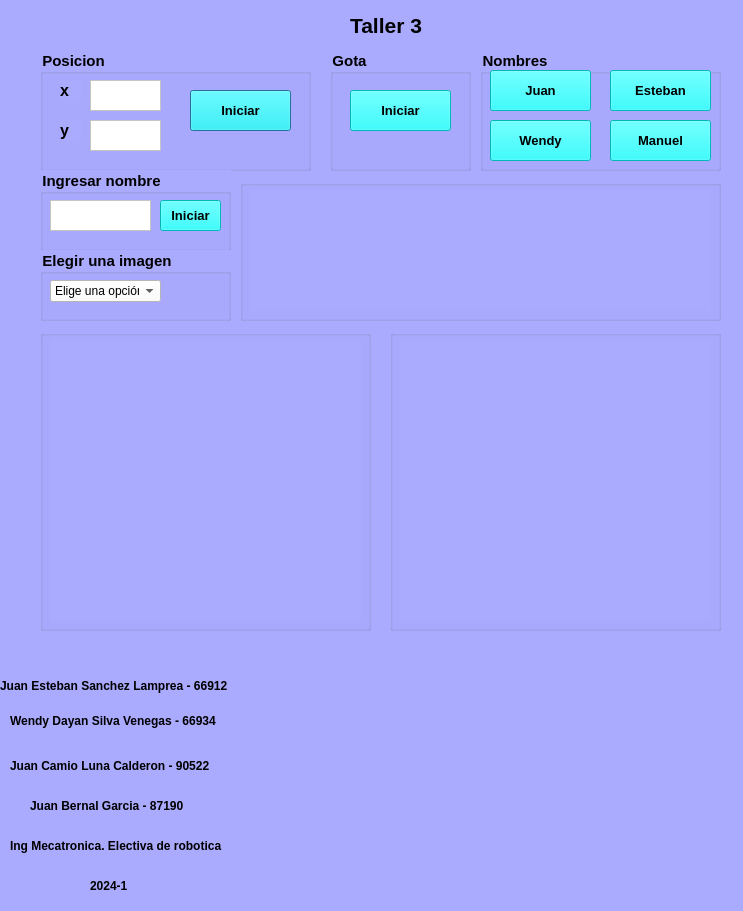
<?xml version="1.0" encoding="UTF-8"?>
<ui version="4.0">
 <class>Dialog</class>
 <widget class="QDialog" name="Dialog">
  <property name="geometry">
   <rect>
    <x>0</x>
    <y>0</y>
    <width>743</width>
    <height>911</height>
   </rect>
  </property>
  <property name="windowTitle">
   <string>Dialog</string>
  </property>
  <property name="styleSheet">
   <string notr="true">background-color: rgb(170, 170, 255);</string>
  </property>
  <widget class="QLabel" name="label">
   <property name="geometry">
    <rect>
     <x>350</x>
     <y>10</y>
     <width>81</width>
     <height>31</height>
    </rect>
   </property>
   <property name="font">
    <font>
     <pointsize>16</pointsize>
     <weight>75</weight>
     <bold>true</bold>
    </font>
   </property>
   <property name="text">
    <string>Taller 3</string>
   </property>
  </widget>
  <widget class="QLabel" name="label_6">
   <property name="geometry">
    <rect>
     <x>0</x>
     <y>660</y>
     <width>291</width>
     <height>51</height>
    </rect>
   </property>
   <property name="font">
    <font>
     <pointsize>9</pointsize>
     <weight>75</weight>
     <bold>true</bold>
    </font>
   </property>
   <property name="text">
    <string>Juan Esteban Sanchez Lamprea - 66912</string>
   </property>
   <property name="margin">
    <number>15</number>
   </property>
  </widget>
  <widget class="QLabel" name="label_10">
   <property name="geometry">
    <rect>
     <x>90</x>
     <y>860</y>
     <width>81</width>
     <height>51</height>
    </rect>
   </property>
   <property name="font">
    <font>
     <pointsize>9</pointsize>
     <weight>75</weight>
     <bold>true</bold>
    </font>
   </property>
   <property name="text">
    <string>2024-1</string>
   </property>
   <property name="margin">
    <number>15</number>
   </property>
  </widget>
  <widget class="QLabel" name="label_8">
   <property name="geometry">
    <rect>
     <x>30</x>
     <y>780</y>
     <width>291</width>
     <height>51</height>
    </rect>
   </property>
   <property name="font">
    <font>
     <pointsize>9</pointsize>
     <weight>75</weight>
     <bold>true</bold>
    </font>
   </property>
   <property name="text">
    <string>Juan Bernal Garcia - 87190</string>
   </property>
   <property name="margin">
    <number>15</number>
   </property>
  </widget>
  <widget class="QLabel" name="Logo">
   <property name="geometry">
    <rect>
     <x>280</x>
     <y>650</y>
     <width>431</width>
     <height>231</height>
    </rect>
   </property>
   <property name="text">
    <string/>
   </property>
  </widget>
  <widget class="QLabel" name="label_7">
   <property name="geometry">
    <rect>
     <x>10</x>
     <y>740</y>
     <width>291</width>
     <height>51</height>
    </rect>
   </property>
   <property name="font">
    <font>
     <pointsize>9</pointsize>
     <weight>75</weight>
     <bold>true</bold>
    </font>
   </property>
   <property name="text">
    <string>Juan Camio Luna Calderon - 90522</string>
   </property>
   <property name="margin">
    <number>15</number>
   </property>
  </widget>
  <widget class="QLabel" name="label_9">
   <property name="geometry">
    <rect>
     <x>10</x>
     <y>820</y>
     <width>291</width>
     <height>51</height>
    </rect>
   </property>
   <property name="font">
    <font>
     <pointsize>9</pointsize>
     <weight>75</weight>
     <bold>true</bold>
    </font>
   </property>
   <property name="text">
    <string>Ing Mecatronica. Electiva de robotica</string>
   </property>
   <property name="margin">
    <number>15</number>
   </property>
  </widget>
  <widget class="QLabel" name="label_4">
   <property name="geometry">
    <rect>
     <x>10</x>
     <y>700</y>
     <width>261</width>
     <height>41</height>
    </rect>
   </property>
   <property name="font">
    <font>
     <pointsize>9</pointsize>
     <weight>75</weight>
     <bold>true</bold>
    </font>
   </property>
   <property name="text">
    <string>Wendy Dayan Silva Venegas - 66934</string>
   </property>
   <property name="margin">
    <number>15</number>
   </property>
  </widget>
  <widget class="QGroupBox" name="groupBox_2">
   <property name="geometry">
    <rect>
     <x>40</x>
     <y>50</y>
     <width>271</width>
     <height>121</height>
    </rect>
   </property>
   <property name="font">
    <font>
     <pointsize>11</pointsize>
     <weight>75</weight>
     <bold>true</bold>
    </font>
   </property>
   <property name="title">
    <string>Posicion</string>
   </property>
   <widget class="QTextEdit" name="Eje_X">
    <property name="geometry">
     <rect>
      <x>50</x>
      <y>30</y>
      <width>71</width>
      <height>31</height>
     </rect>
    </property>
    <property name="styleSheet">
     <string notr="true">background-color: rgb(255, 255, 255);</string>
    </property>
   </widget>
   <widget class="QTextEdit" name="Eje_Y">
    <property name="geometry">
     <rect>
      <x>50</x>
      <y>70</y>
      <width>71</width>
      <height>31</height>
     </rect>
    </property>
    <property name="styleSheet">
     <string notr="true">background-color: rgb(255, 255, 255);</string>
    </property>
   </widget>
   <widget class="QLabel" name="label_11">
    <property name="geometry">
     <rect>
      <x>20</x>
      <y>30</y>
      <width>21</width>
      <height>21</height>
     </rect>
    </property>
    <property name="font">
     <font>
      <pointsize>12</pointsize>
      <weight>75</weight>
      <bold>true</bold>
     </font>
    </property>
    <property name="text">
     <string>x</string>
    </property>
   </widget>
   <widget class="QLabel" name="label_12">
    <property name="geometry">
     <rect>
      <x>20</x>
      <y>70</y>
      <width>21</width>
      <height>21</height>
     </rect>
    </property>
    <property name="font">
     <font>
      <pointsize>12</pointsize>
      <weight>75</weight>
      <bold>true</bold>
     </font>
    </property>
    <property name="text">
     <string>y</string>
    </property>
   </widget>
   <widget class="QPushButton" name="Bot_Posicion">
    <property name="geometry">
     <rect>
      <x>150</x>
      <y>40</y>
      <width>101</width>
      <height>41</height>
     </rect>
    </property>
    <property name="font">
     <font>
      <pointsize>10</pointsize>
      <weight>75</weight>
      <bold>true</bold>
     </font>
    </property>
    <property name="styleSheet">
     <string notr="true">background-color: rgb(0, 255, 255);</string>
    </property>
    <property name="text">
     <string>Iniciar</string>
    </property>
   </widget>
  </widget>
  <widget class="QGroupBox" name="groupBox_3">
   <property name="geometry">
    <rect>
     <x>330</x>
     <y>50</y>
     <width>141</width>
     <height>121</height>
    </rect>
   </property>
   <property name="font">
    <font>
     <pointsize>11</pointsize>
     <weight>75</weight>
     <bold>true</bold>
    </font>
   </property>
   <property name="title">
    <string>Gota</string>
   </property>
   <widget class="QPushButton" name="Gota">
    <property name="geometry">
     <rect>
      <x>20</x>
      <y>40</y>
      <width>101</width>
      <height>41</height>
     </rect>
    </property>
    <property name="font">
     <font>
      <pointsize>10</pointsize>
      <weight>75</weight>
      <bold>true</bold>
     </font>
    </property>
    <property name="styleSheet">
     <string notr="true">background-color: rgb(0, 255, 255);</string>
    </property>
    <property name="text">
     <string>Iniciar</string>
    </property>
   </widget>
  </widget>
  <widget class="QGroupBox" name="groupBox_4">
   <property name="geometry">
    <rect>
     <x>480</x>
     <y>50</y>
     <width>241</width>
     <height>121</height>
    </rect>
   </property>
   <property name="font">
    <font>
     <pointsize>11</pointsize>
     <weight>75</weight>
     <bold>true</bold>
    </font>
   </property>
   <property name="title">
    <string>Nombres</string>
   </property>
   <widget class="QPushButton" name="Juan">
    <property name="geometry">
     <rect>
      <x>10</x>
      <y>20</y>
      <width>101</width>
      <height>41</height>
     </rect>
    </property>
    <property name="font">
     <font>
      <pointsize>10</pointsize>
      <weight>75</weight>
      <bold>true</bold>
     </font>
    </property>
    <property name="styleSheet">
     <string notr="true">background-color: rgb(0, 255, 255);</string>
    </property>
    <property name="text">
     <string>Juan</string>
    </property>
   </widget>
   <widget class="QPushButton" name="Wendy">
    <property name="geometry">
     <rect>
      <x>10</x>
      <y>70</y>
      <width>101</width>
      <height>41</height>
     </rect>
    </property>
    <property name="font">
     <font>
      <pointsize>10</pointsize>
      <weight>75</weight>
      <bold>true</bold>
     </font>
    </property>
    <property name="styleSheet">
     <string notr="true">background-color: rgb(0, 255, 255);</string>
    </property>
    <property name="text">
     <string>Wendy</string>
    </property>
   </widget>
   <widget class="QPushButton" name="Esteban">
    <property name="geometry">
     <rect>
      <x>130</x>
      <y>20</y>
      <width>101</width>
      <height>41</height>
     </rect>
    </property>
    <property name="font">
     <font>
      <pointsize>10</pointsize>
      <weight>75</weight>
      <bold>true</bold>
     </font>
    </property>
    <property name="styleSheet">
     <string notr="true">background-color: rgb(0, 255, 255);</string>
    </property>
    <property name="text">
     <string>Esteban</string>
    </property>
   </widget>
   <widget class="QPushButton" name="Manuel">
    <property name="geometry">
     <rect>
      <x>130</x>
      <y>70</y>
      <width>101</width>
      <height>41</height>
     </rect>
    </property>
    <property name="font">
     <font>
      <pointsize>10</pointsize>
      <weight>75</weight>
      <bold>true</bold>
     </font>
    </property>
    <property name="styleSheet">
     <string notr="true">background-color: rgb(0, 255, 255);</string>
    </property>
    <property name="text">
     <string>Manuel</string>
    </property>
   </widget>
  </widget>
  <widget class="QGroupBox" name="groupBox_5">
   <property name="geometry">
    <rect>
     <x>240</x>
     <y>180</y>
     <width>481</width>
     <height>141</height>
    </rect>
   </property>
   <property name="title">
    <string/>
   </property>
   <widget class="QLabel" name="Img_Nom">
    <property name="geometry">
     <rect>
      <x>10</x>
      <y>10</y>
      <width>461</width>
      <height>121</height>
     </rect>
    </property>
    <property name="text">
     <string/>
    </property>
    <property name="scaledContents">
     <bool>true</bool>
    </property>
   </widget>
  </widget>
  <widget class="QGroupBox" name="groupBox_6">
   <property name="geometry">
    <rect>
     <x>40</x>
     <y>170</y>
     <width>191</width>
     <height>81</height>
    </rect>
   </property>
   <property name="font">
    <font>
     <pointsize>11</pointsize>
     <weight>75</weight>
     <bold>true</bold>
    </font>
   </property>
   <property name="title">
    <string>Ingresar nombre</string>
   </property>
   <widget class="QTextEdit" name="Nombre">
    <property name="geometry">
     <rect>
      <x>10</x>
      <y>30</y>
      <width>101</width>
      <height>31</height>
     </rect>
    </property>
    <property name="styleSheet">
     <string notr="true">background-color: rgb(255, 255, 255);</string>
    </property>
   </widget>
   <widget class="QPushButton" name="Bot_Nombre">
    <property name="geometry">
     <rect>
      <x>120</x>
      <y>30</y>
      <width>61</width>
      <height>31</height>
     </rect>
    </property>
    <property name="font">
     <font>
      <pointsize>10</pointsize>
      <weight>75</weight>
      <bold>true</bold>
     </font>
    </property>
    <property name="styleSheet">
     <string notr="true">background-color: rgb(0, 255, 255);</string>
    </property>
    <property name="text">
     <string>Iniciar</string>
    </property>
   </widget>
  </widget>
  <widget class="QGroupBox" name="groupBox_7">
   <property name="geometry">
    <rect>
     <x>40</x>
     <y>250</y>
     <width>191</width>
     <height>71</height>
    </rect>
   </property>
   <property name="font">
    <font>
     <pointsize>11</pointsize>
     <weight>75</weight>
     <bold>true</bold>
    </font>
   </property>
   <property name="title">
    <string>Elegir una imagen</string>
   </property>
   <widget class="QComboBox" name="Carro">
    <property name="geometry">
     <rect>
      <x>10</x>
      <y>30</y>
      <width>111</width>
      <height>22</height>
     </rect>
    </property>
    <property name="styleSheet">
     <string notr="true">background-color: rgb(255, 255, 255);</string>
    </property>
    <item>
     <property name="text">
      <string>Elige una opción</string>
     </property>
    </item>
    <item>
     <property name="text">
      <string>Chevrolet</string>
     </property>
    </item>
    <item>
     <property name="text">
      <string>Renault</string>
     </property>
    </item>
    <item>
     <property name="text">
      <string>Kia</string>
     </property>
    </item>
    <item>
     <property name="text">
      <string>Mercedes</string>
     </property>
    </item>
   </widget>
  </widget>
  <widget class="QGroupBox" name="groupBox">
   <property name="geometry">
    <rect>
     <x>40</x>
     <y>330</y>
     <width>331</width>
     <height>301</height>
    </rect>
   </property>
   <property name="title">
    <string/>
   </property>
   <widget class="QLabel" name="Img_gota">
    <property name="geometry">
     <rect>
      <x>10</x>
      <y>10</y>
      <width>311</width>
      <height>281</height>
     </rect>
    </property>
    <property name="text">
     <string/>
    </property>
   </widget>
  </widget>
  <widget class="QGroupBox" name="groupBox_8">
   <property name="geometry">
    <rect>
     <x>390</x>
     <y>330</y>
     <width>331</width>
     <height>301</height>
    </rect>
   </property>
   <property name="title">
    <string/>
   </property>
   <widget class="QLabel" name="Img_posicion">
    <property name="geometry">
     <rect>
      <x>10</x>
      <y>10</y>
      <width>311</width>
      <height>281</height>
     </rect>
    </property>
    <property name="text">
     <string/>
    </property>
   </widget>
  </widget>
 </widget>
 <resources/>
 <connections/>
</ui>
